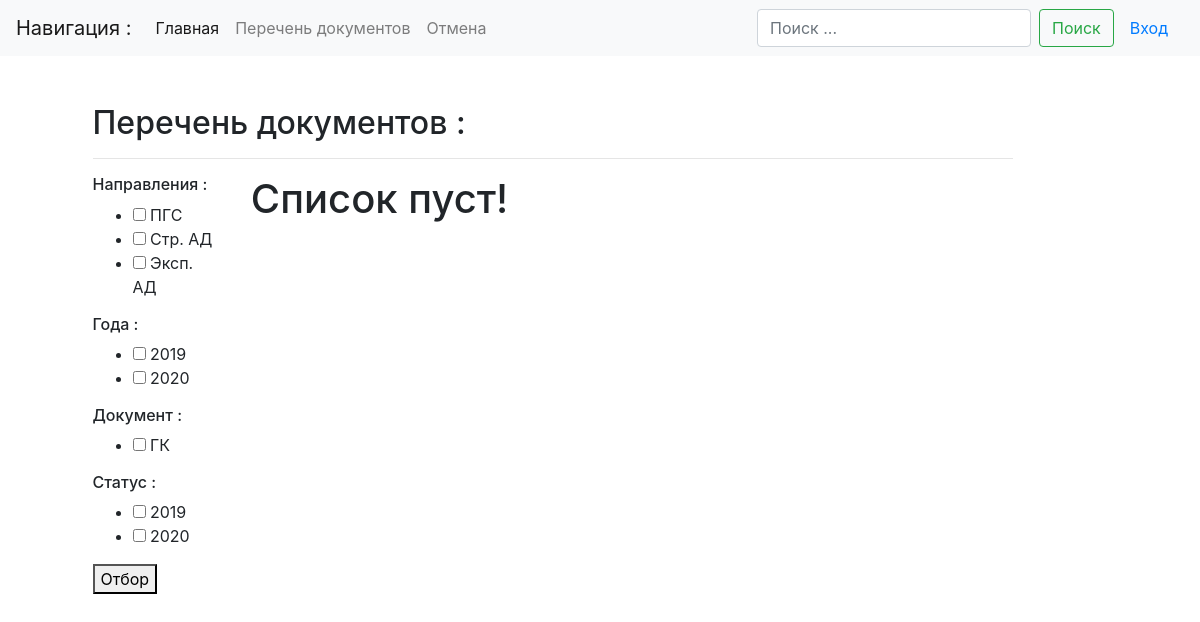
The app's page /list/, older data.
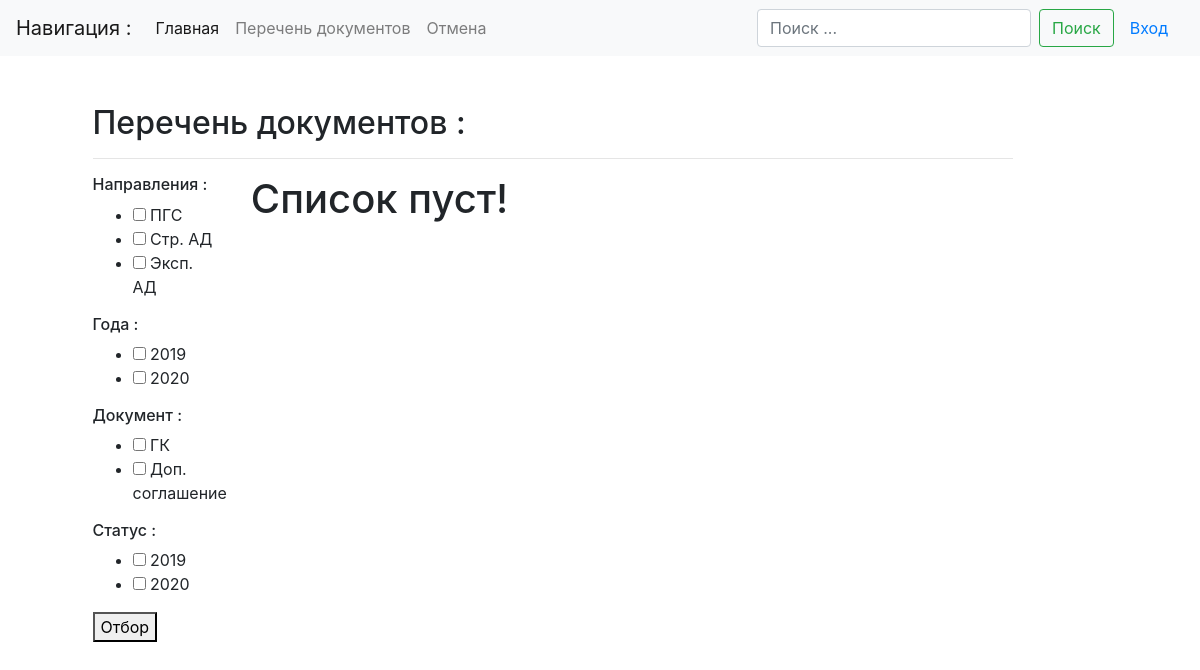
The same page, newer data.
### docslist/models.py (models this page shows, shortened)
class Initiator(models.Model):
    name = models.CharField(max_length=100, unique=True, db_index=True, verbose_name='Инициатор')
    description = models.TextField("Описание")
    url = models.SlugField(max_length=160, unique=True)
    class Meta:
        verbose_name = "Инициатор"
        verbose_name_plural = "Инициаторы"
        ordering = ('name',)  # сортировка

class TypeDoc(models.Model):
    name = models.CharField(max_length=100, unique=True, db_index=True, verbose_name='Документ')
    description = models.TextField("Описание")
    url = models.SlugField(max_length=160, unique=True)
    class Meta:
        verbose_name = "Тип документа"
        verbose_name_plural = "Типы документов"
        ordering = ('name',)  # сортировка

### docslist/views.py (the view)
# urls.py: path('list/', DocsListView.as_view(), name='docs-list'),
class DocsListView(FilterParameters, ListView):
    queryset = Docs.objects.filter(stat_contract=2).exclude(type_doc=3)
    context_object_name = 'docs'
    template_name = 'docslist/docs_list.html'
    paginate_by = 5

### docslist/views.py (called while the page is built)
    def get_years(self):
        return Docs.objects.values('year').annotate(count=Count('year')).order_by()

    def get_initiator(self):
        return Initiator.objects.all()

    def get_type(self):
        return TypeDoc.objects.exclude(id=3)

### templates/docslist/docs_list.html (shortened to what this page needs)
{% extends "base.html" %}
{% block content %}
<h2 class="mb-3">Перечень документов :</h2><hr>
    <div class="row">
        <div class="col-md-2" >
            <form action="{% url 'filter' %}" method="get">
            <h6> Направления :</h6>
                <div>
                    <ul>
                        {% for initiator in view.get_initiator %}
                            <li class="editContent">
                                <input type="checkbox" class="checked" name="initiator" value="{{ initiator.name }}">
                                <span class="span editContent">{{ initiator.name }}</span>
                            </li>
                        {% endfor %}
                    </ul>
                </div>
            <h6> Года :</h6>
                <div>
                    <ul>
                        {% for doc in view.get_years %}
                            <li class="editContent">
                                <input type="checkbox" class="checked" name="year" value="{{ doc.year }}">
                                <span class="span editContent">{{ doc.year }}</span>
                            </li>
                        {% endfor %}
                    </ul>
                </div>
            <h6> Документ :</h6>
                <div>
                    <ul>
                        {% for typedoc in view.get_type %}
                            <li class="editContent">
                                <input type="checkbox" class="checked" name="typedoc" value="{{ typedoc.name }}">
                                <span class="span editContent">{{ typedoc.name }}</span>
                            </li>
                        {% endfor %}
                    </ul>
                </div>
            <h6> Статус :</h6>
                <div>
                    <ul>
                        {% for doc in view.get_years %}
                            <li class="editContent">
                                <input type="checkbox" class="checked" name="year" value="{{ doc.year }}">
                                <span class="span editContent">{{ doc.year }}</span>
                            </li>
                        {% endfor %}
                    </ul>
                </div>
            <button type="submit">Отбор</button>
            </form>
        </div>
        <div class="col-md-10">
            {% for doc in object_list %}
                <div class="card-header">
                    <div class="row">
                        <div class="col-md-6" >
                            {% if doc.type_doc.id == 1 %}
                                <h5> № {{ doc.num_contract }} , Цена: {{ doc.c_contract}} руб.</h5><br>
                                <h5> {{ doc.name_object }} </h5>
                            {% else %}
                                <h7> № {{ doc.num_contract }}  ,  Цена: {{ doc.c_contract}} руб.</h7><br>
                                <h7> {{ doc.name_object }} </h7>
                            {% endif %}
                        </div>
                            <div class="col-md-2"><a href="{% url 'doc-detail' doc.id %}" class="btn btn-sm btn-outline-info my-2 my-sm-0" role="group" aria-disabled="true">Просмотр</a></div>
                            <div class="col-md-2"><a href="{% url 'doc-pdf-view' doc.id %}" class="btn btn-sm btn-outline-info my-2 my-sm-0" role="group" aria-disabled="true">ПДФ</a></div>
                        {% if request.user.is_authenticated %}
                            <div class="col-md-2"><a href="{% url 'doc-update' doc.id %}" class="btn btn-sm btn-outline-danger my-2 my-sm-0" role="group" aria-disabled="true">Изменить</a></div>
                        {% endif %}
                    </div>
                </div>
            {% empty %}
                <h1>Список пуст!</h1>
            {% endfor %}
            <br>
            <br>
        </div>
    </div>
{% endblock content %}

Row changes from the older to the newer data that the page shows:
added TypeDoc: name "Доп. соглашение"
